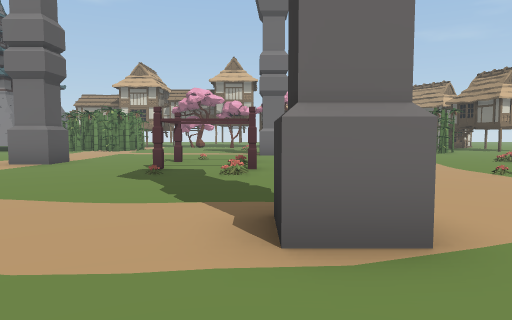
view 1 (above)

24 first-person views from a walk through a Unity game level. The camera is 1.5 m above the floor, tilts 4° down and sees 70° across. The floor is counted in squares, 2 m on a side. Each view is taken from the middle of a square. On the plan, view 1 faces up. The plan holds only what a view shows up to about 11 squares ahead; the rest is blank. The place goes on beyond the plan. The player character is not drawn. Some animated figures are not drawn.

view 2
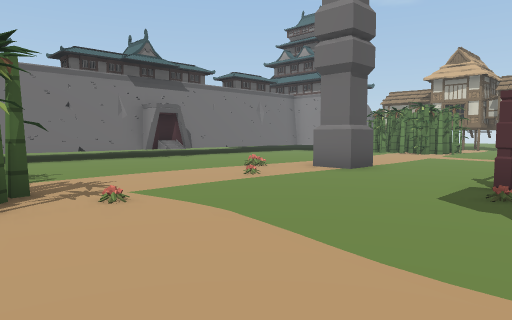

view 3
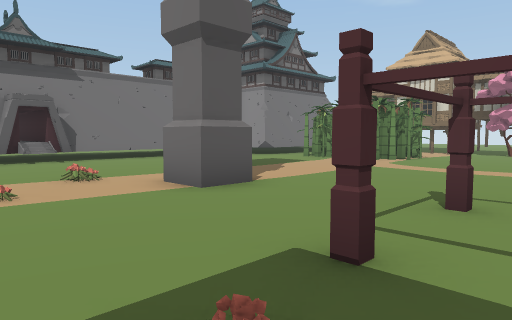

view 4
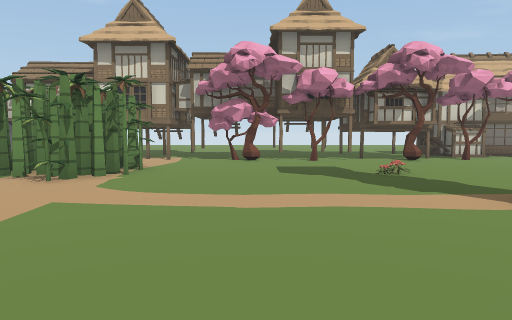

view 5
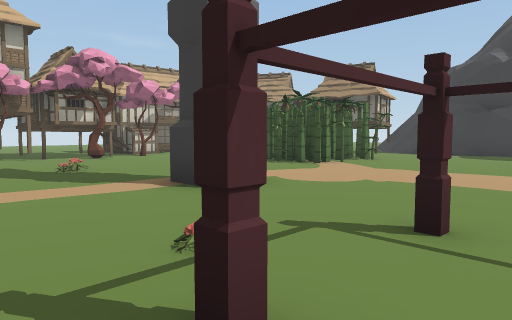

view 6
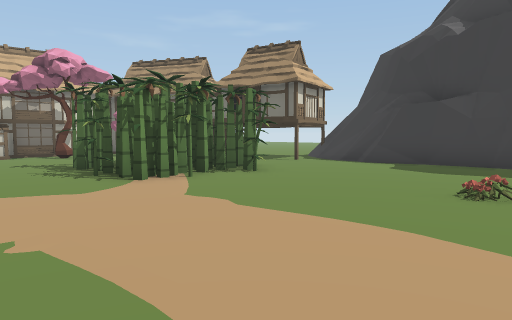

view 7
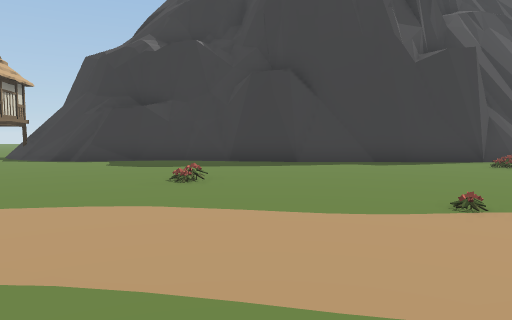

view 8
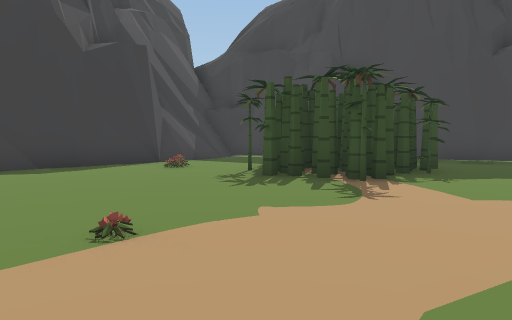

view 9
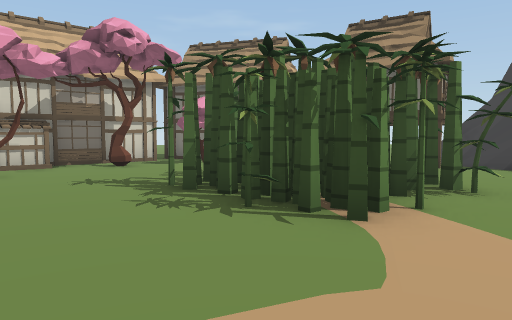

view 10
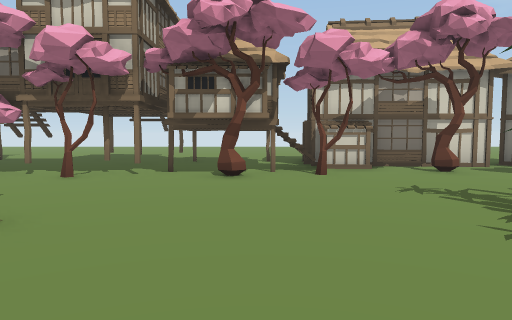

view 11
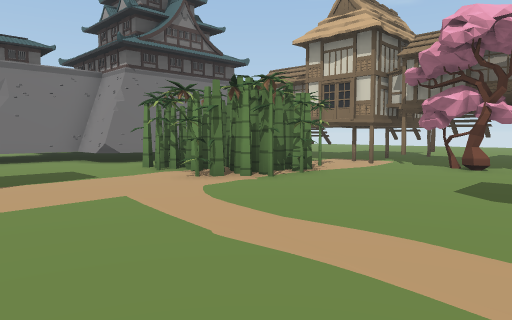

view 12
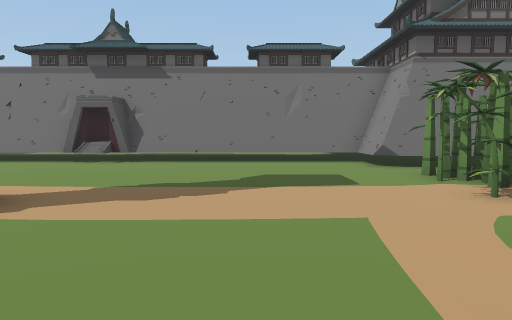

view 13
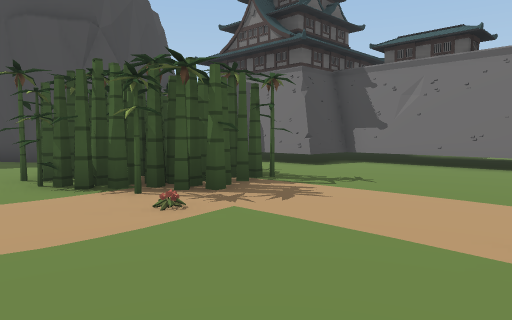

view 14
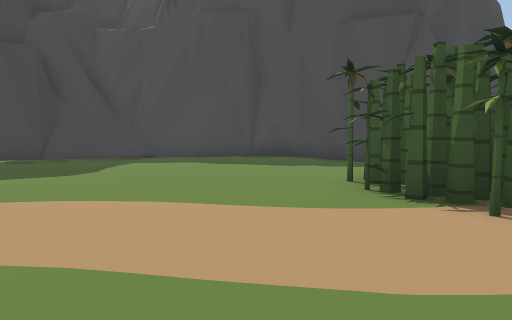

view 15
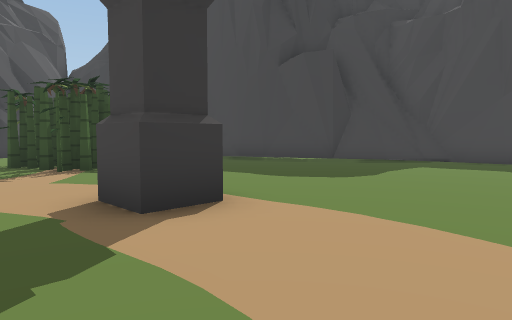

view 16
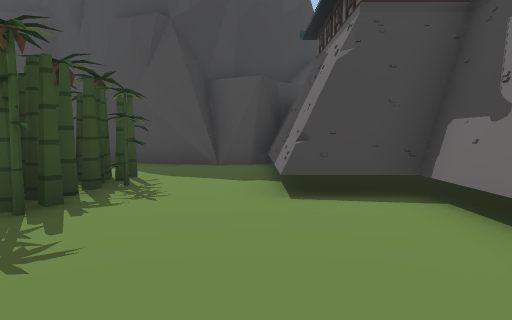

view 17
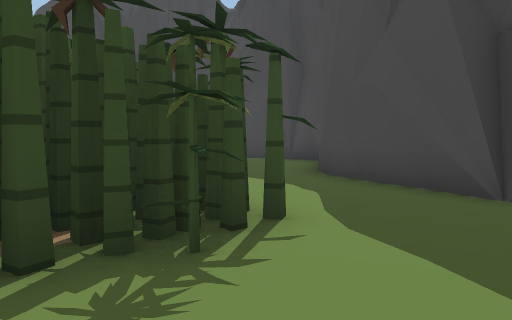

view 18
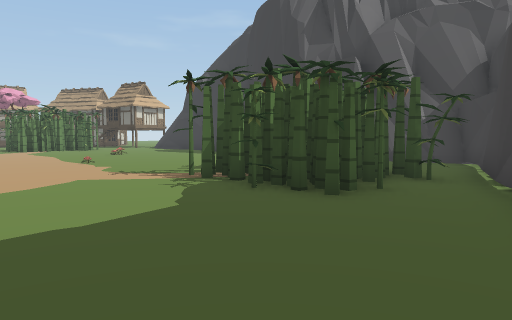

view 19
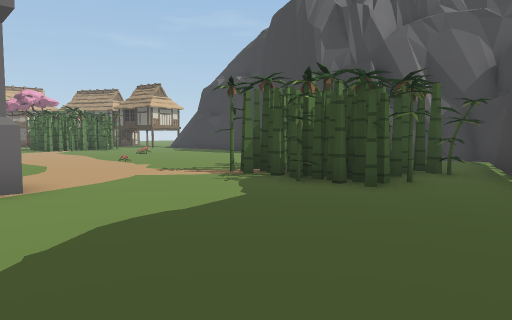

view 20
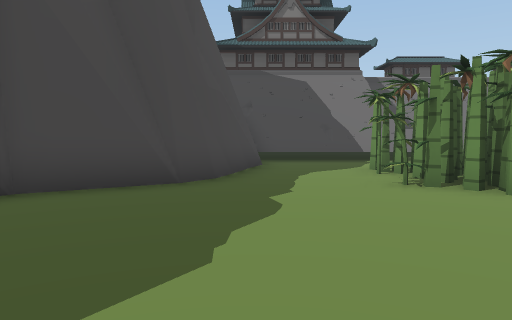

view 21
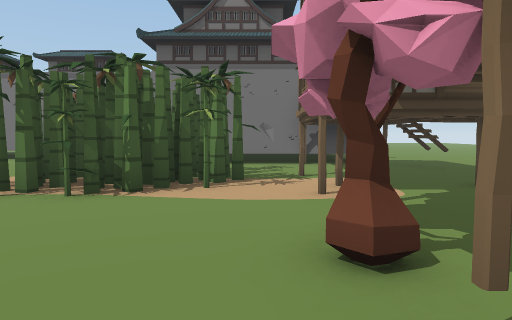

view 22
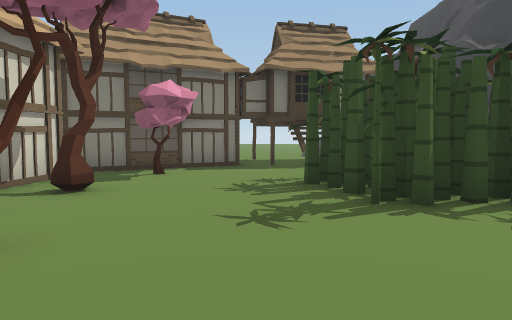

view 23
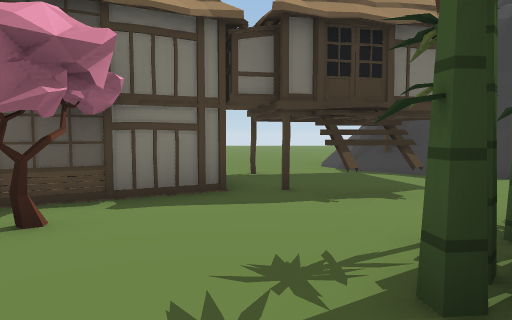

view 24
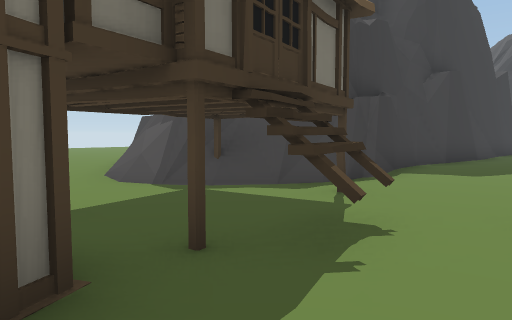

### Floor plan
Key: @ floor where view 1 was taken; # wall or solid block; . floor; / step, stairs or slope; = window, fence, low wall or low ledge; ^ raised ledge; F flower; H house; T tree; I thing the floor can be seen under or through; O other object.
Columns run from 12 left of view 1 to 18 right of it. Each row starts with its distance up from view 1.
 23   .............HHHHHHH
 22  #..........H.HHH....H
 21  #....H.TTTH#.TT..T.THH
 20  #....................HH.....
 19  #  ###......................
 18  #  ###..........###..H......
 17  #.####.....F....####.H..#/=...
 16 ##.##.#..........####..#/#==# .
 15 #................####../#^^   #
 14 #............#...###.../#
 13 #....................../#
 12 #.......................#
 11 #.........F.............#
 10 #.....#...#.#......F....#
  9 #...........O...........#
  8 #....F....#.# .........##
  7 #.....F...F.F ...F.....#
  6 #............ .........#
  5 #............ .........#
  4 #......F...............#
  3 #...####.....#...###.F.#
  2 #...####.........####..#
  1 ##..####.........####..##
  0  #..####....@....IIII...#
 -1  #..##...........III..###
 -2  #.................####
 -3  #.#.............###
 -4  ######........###
 -5       #......###

Where each view was taken, in squares from view 1:
view 1: 0 up, 0 right, facing up
view 2: 2 up, 1 left, facing up-left
view 3: 6 up, 1 left, facing up-left
view 4: 10 up, 3 left, facing up
view 5: 9 up, 3 left, facing up-right
view 6: 9 up, 2 right, facing up-right
view 7: 9 up, 1 right, facing right
view 8: 8 up, 2 right, facing down-right
view 9: 13 up, 2 right, facing up-right
view 10: 14 up, 2 right, facing up
view 11: 12 up, 1 left, facing up-left
view 12: 13 up, 2 left, facing left
view 13: 7 up, 3 left, facing down-left
view 14: 6 up, 3 left, facing down
view 15: 5 up, 3 left, facing down-right
view 16: 6 up, 10 left, facing down
view 17: 2 up, 10 left, facing down-right
view 18: 3 down, 1 right, facing up-right
view 19: 3 down, 0 right, facing up-right
view 20: 3 down, 0 right, facing left
view 21: 20 up, 1 left, facing left
view 22: 19 up, 1 right, facing right
view 23: 19 up, 5 right, facing right
view 24: 20 up, 8 right, facing down-right
